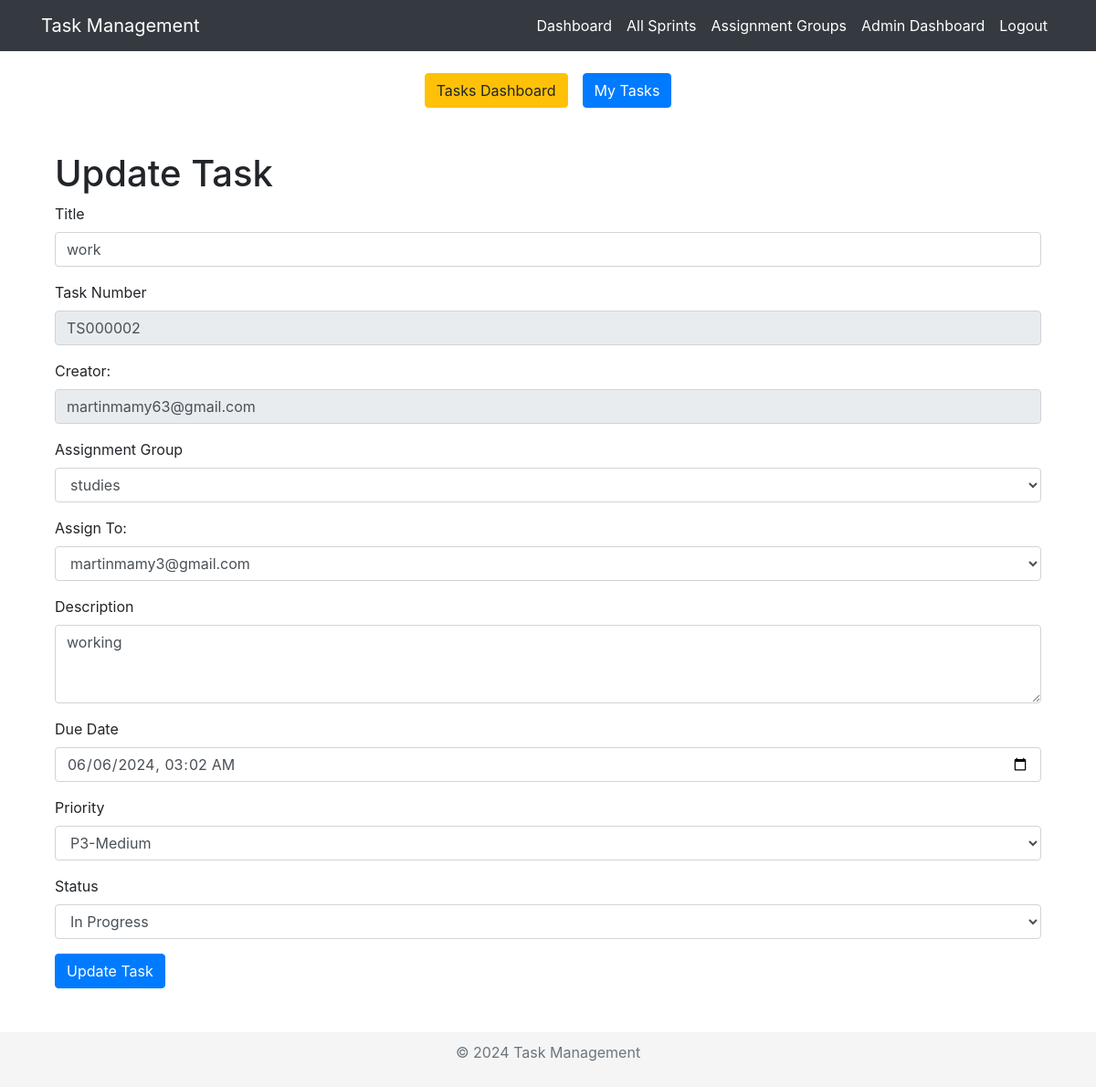
The page /update_task/1/update/ (signed in) on the database its author committed.
### taskmanagement/models.py (models this page shows, shortened)
class Task(models.Model):
    task_token = models.CharField(max_length=8, unique=True, blank=True)
    title = models.CharField(max_length=100)
    description = models.TextField()
    due_date = models.DateTimeField(blank=True, null=True)
    PRIORITY_CHOICES = [
        ("P1", "P1-Very High"),
        ("P2", "P2-High"),
        ("P3", "P3-Medium"),
        ("P4", "P4-Low"),
    ]
    priority = models.CharField(max_length=20, choices= PRIORITY_CHOICES, default='P3' )
    STATUS_CHOICES = [
        ("New", "New"),
        ("In Progress", "In Progress"),
        ("Done", "Done")
    ]
    status = models.CharField(max_length=20, choices = STATUS_CHOICES, default="New")
    assignment_group = models.ForeignKey(AssignmentGroup, related_name='tickets', on_delete=models.CASCADE, blank=False, null=False)
    creator = models.ForeignKey(settings.AUTH_USER_MODEL, on_delete=models.CASCADE)
    assigned_to = models.CharField(max_length=255, null=True, blank=True)
    created_at = models.DateTimeField(auto_now_add=True)
    updated_at = models.DateTimeField(auto_now=True)

class CustomUser(AbstractBaseUser, PermissionsMixin):
    email = models.EmailField(unique=True)
    is_active = models.BooleanField(default=True)
    is_staff = models.BooleanField(default=False)
    objects = CustomUserManager()
    USERNAME_FIELD = 'email'
    groups = models.ManyToManyField(
        'auth.Group',
        verbose_name='groups',
        blank=True,
        related_name='custom_user_groups'  # Use a unique related_name
    )
    user_permissions = models.ManyToManyField(
        'auth.Permission',
        verbose_name='user permissions',
        blank=True,
        related_name='custom_user_permissions'  # Use a unique related_name
    )

class AssignmentGroup(models.Model):
    name = models.CharField(max_length=255)
    members = models.ManyToManyField(settings.AUTH_USER_MODEL, related_name='assignment_groups_set')

### taskmanagement/views.py (the view)
# urls.py: path('update_task/<int:task_id>/update/', views.update_task, name='update_task'),
@login_required
def update_task(request, task_id):
    task = get_object_or_404(Task, id=task_id)
    if request.method == 'POST':
        form = TaskForm(request.POST, instance=task)
        if form.is_valid():
            form.save()
            messages.success(request, 'Task updated successfully!')
            return redirect('task_detail', task_id=task.id)
        else:
            print("Form errors:", form.errors)
    else:
        form = TaskForm(instance=task)
    assignment_groups = AssignmentGroup.objects.all()
    users = User.objects.all()
    return render(request, 'update_task.html', {
        'form': form,
        'task': task,
        'assignment_groups': assignment_groups,
        'users': users,
    })

### taskmanagement/forms.py (shortened to what this page needs)
class TaskForm(forms.ModelForm):
    assigned_to = forms.ModelChoiceField(queryset=CustomUser.objects.all(), required=False)
    class Meta:
        model = Task
        fields = ['task_token', 'title', 'description', 'due_date', 'priority', 'status', 'creator', 'assignment_group', 'assigned_to']
        widgets = {
            'due_date': forms.DateTimeInput(attrs={'type': 'datetime-local'}),
        }

### taskmanagement/templates/update_task.html (shortened to what this page needs)
{% extends 'base.html' %}
{% block content %}
{% include 'menu.html' %}
<div class="container mt-5">
    <h1>Update Task</h1>
    <form method="post">
        <div class="form-group">
            <label for="title">Title</label>
            <input type="text" class="form-control" id="title" name="title" value="{{ form.instance.title }}">
        </div>
        <div class="form-group">
            <label for="task_token" class="form-label">Task Number</label>
            <input type="text" class="form-control" id="task_token" name="task_token" value="{{ form.instance.task_token }}" readonly>
        </div>
        <div class="form-group">
            <label for="id_creator">Creator:</label>
            <input type="text" class="form-control" value="{{ request.user.email }}" readonly>
        </div>
        <div class="form-group">
            <label for="assignment_group" class="form-label">Assignment Group</label>
            <select class="form-control" id="assignment_group" name="assignment_group">
                {% for group in assignment_groups %}
                    <option value="{{ group.id }}" {% if form.instance.assignment_group and form.instance.assignment_group.id == group.id %}selected{% endif %}>{{ group.name }}</option>
                {% endfor %}
            </select>
        </div>
        <div class="form-group">
            <label for="id_assigned_to">Assign To:</label>
            <select class="form-control" id="id_assigned_to" name="assigned_to">
                {% for user in users %}
                    {% for group in assignment_groups %}
                        {% if user in group.members.all %}
                            <option value="{{ user.email }}" {% if form.instance.assigned_to == user.email %}selected{% endif %}>{{ user.email }}</option>
                        {% endif %}
                    {% endfor %}
                {% endfor %}
            </select>
        </div>
        <div class="form-group">
            <label for="description">Description</label>
            <textarea class="form-control" id="description" name="description" rows="3">{{ form.instance.description }}</textarea>
        </div>
        <div class="form-group">
            <label for="due_date">Due Date</label>
            <input type="datetime-local" class="form-control" id="due_date" name="due_date" value="{{ form.instance.due_date|date:"Y-m-d\\TH:i" }}">
        </div>
        <div class="form-group">
            <label for="priority">Priority</label>
            <select class="form-control" id="priority" name="priority">
                {% for value, label in form.fields.priority.choices %}
                <option value="{{ value }}" {% if form.instance.priority == value %}selected{% endif %}>{{ label }}</option>
                {% endfor %}
            </select>
        </div>
        <div class="form-group">
            <label for="status">Status</label>
            <select class="form-control" id="status" name="status">
                {% for value, label in form.fields.status.choices %}
                <option value="{{ value }}" {% if form.instance.status == value %}selected{% endif %}>{{ label }}</option>
                {% endfor %}
            </select>
        </div>
        <button type="submit" class="btn btn-primary">Update Task</button>
    </form>
</div>
{% endblock %}

### taskmanagement/templates/base.html (style rules this page uses)
html, body { height: 100%; margin: 0; display: flex; flex-direction: column; }

### rows shown on the page
Task: title "work", task_token "TS000002", assignment_group "studies", assigned_to "martinmamy3@gmail.com", description "working", due_date "06/06/2024 03:02", priority "P3-Medium", status "In Progress"
CustomUser: user.email "martinmamy63@gmail.com"
